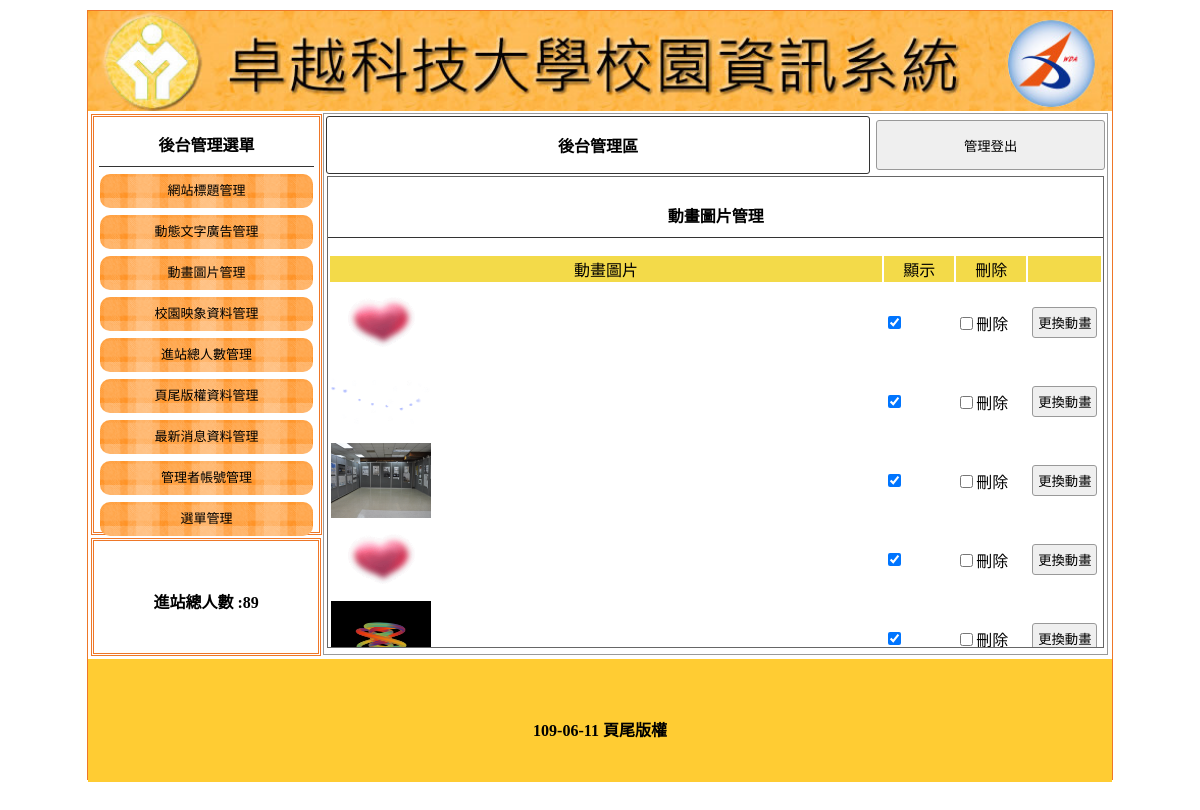
Page /admin.php?do=mvim on the committed database.
### tables this page shows
CREATE TABLE `title` (
  `id` int(10) UNSIGNED NOT NULL,
  `img` text NOT NULL,
  `text` text NOT NULL,
  `sh` int(1) NOT NULL
);

CREATE TABLE `total` (
  `id` int(10) UNSIGNED NOT NULL,
  `total` int(10) UNSIGNED NOT NULL
);

CREATE TABLE `mvim` (
  `id` int(10) UNSIGNED NOT NULL,
  `img` text NOT NULL,
  `text` text NOT NULL,
  `sh` int(1) NOT NULL
);

CREATE TABLE `bottom` (
  `id` int(10) UNSIGNED NOT NULL,
  `bottom` varchar(128) NOT NULL
);

### base.php (called while the page is built, shortened)
<?php
class DB{
    private $dsn="mysql:host=localhost;charset=utf8;dbname=db05";
    private $root="root";
    private $password="";
    private $table;
    private $pdo;
    public function __construct($table){
        $this->table=$table;
        $this->pdo=new PDO($this->dsn,$this->root,$this->password);
    }
    public function all(...$arg){
        $sql="select * from $this->table ";
        return $this->pdo->query($sql)->fetchAll();
    }
public function find($arg){
    $sql="select * from $this->table ";
    if( is_array($arg)){
        foreach($arg as $key => $value){
            $tmp[]=sprintf("`%s`='%s'",$key,$value);
        }
        $sql=$sql. " where ".implode(" && ",$tmp);
    }else{
        $sql=$sql. " where `id`='$arg'";
    }
    return $this->pdo->query($sql)->fetch(PDO::FETCH_ASSOC);
}
}
?>

### backend/mvim.php (the view, shortened to what this page needs)
<div style="width:99%; height:87%; margin:auto; overflow:auto; border:#666 1px solid;">
    <p class="t cent botli">動畫圖片管理</p>
    <form method="post" action="api/edit.php">
        <table width="100%">
            <tbody>
                <tr class="yel">
                    <td width="80%">動畫圖片</td>
                    <td width="10%">顯示</td>
                    <td width="10%">刪除</td>
                    <td></td>
                </tr>
                <?php
                    $table=$do;
                    $db=new DB($table);
                    $rows=$db->all();
                    foreach($rows as $row){
                        $isChk=($row['sh']==1)?'checked':'';
                ?>
                <tr>
                    <td width="45%"><img src='img/<?=$row['img'];?>' style="width:100px;height:75px"></td>
                    <td width="7%">
                        <input type="checkbox" name="sh[]" value="<?=$row['id'];?>" <?=$isChk;?>>
                    </td>
                    <td width="7%">
                        <input type="checkbox" name="del[]" value="<?=$row['id'];?>">刪除
                    </td>
                    <td><input type="button" onclick="op(&#39;#cover&#39;,&#39;#cvr&#39;,&#39;modal/upload_mvim.php?id=<?=$row['id'];?>&table=<?=$table;?>&#39;)" value="更換動畫"></td>
                </tr>
                <?php
                               }
                               ?>
            </tbody>
        </table>
    </form>
</div>

### admin.php (shortened to what this page needs)
<?php include_once "base.php";?>
<!DOCTYPE html
    PUBLIC "-//W3C//DTD XHTML 1.0 Transitional//EN" "http://www.w3.org/TR/xhtml1/DTD/xhtml1-transitional.dtd">
<html xmlns="http://www.w3.org/1999/xhtml">
<head>
    <link href="./css/css.css" rel="stylesheet" type="text/css">
</head>
<body>
    <div id="main">
        <?php
            $title=new DB('title');
            $ti=$title->find(['sh'=>1]);
        ?>
        <a title="<?=$ti['text'];?>" href="index.php">
            <div class="ti" style="background:url(&#39;img/<?=$ti['img'];?>&#39;); background-size:cover;"></div>
        </a>
        <div id="ms">
            <div id="lf" style="float:left;">
                <div id="menuput" class="dbor">
                    <span class="t botli">後台管理選單</span>
                    <a style="color:#000; font-size:13px; text-decoration:none;"
                        href="admin.php?do=title">
                        <div class="mainmu">
                            網站標題管理 </div>
                    </a>
                    <a style="color:#000; font-size:13px; text-decoration:none;" href="?do=ad">
                        <div class="mainmu">
                            動態文字廣告管理 </div>
                    </a>
                    <a style="color:#000; font-size:13px; text-decoration:none;" href="?do=mvim">
                        <div class="mainmu">
                            動畫圖片管理 </div>
                    </a>
                    <a style="color:#000; font-size:13px; text-decoration:none;" href="?do=image">
                        <div class="mainmu">
                            校園映象資料管理 </div>
                    </a>
                    <a style="color:#000; font-size:13px; text-decoration:none;" href="?do=total">
                        <div class="mainmu">
                            進站總人數管理 </div>
                    </a>
                    <a style="color:#000; font-size:13px; text-decoration:none;" href="?do=bottom">
                        <div class="mainmu">
                            頁尾版權資料管理 </div>
                    </a>
                    <a style="color:#000; font-size:13px; text-decoration:none;" href="?do=news">
                        <div class="mainmu">
                            最新消息資料管理 </div>
                    </a>
                    <a style="color:#000; font-size:13px; text-decoration:none;" href="?do=admin">
                        <div class="mainmu">
                            管理者帳號管理 </div>
                    </a>
                    <a style="color:#000; font-size:13px; text-decoration:none;" href="?do=menu">
                        <div class="mainmu">
                            選單管理 </div>
                    </a>
                </div>
                <div class="dbor" style="margin:3px; width:95%; height:20%; line-height:100px;">
                <span class="t">進站總人數 :<?php
                        $total=new DB("total");
                        $tt=$total->find(1);
                        echo $tt['total'];
                    ?></span>
                </div>
            </div>
            <div class="di"
                style="height:540px; border:#999 1px solid; width:76.5%; margin:2px 0px 0px 0px; float:left; position:relative; left:20px;">
                <table width="100%">
                    <tbody>
                        <tr>
                            <td style="width:70%;font-weight:800; border:#333 1px solid; border-radius:3px;"
                                class="cent"><a href="?do=admin" style="color:#000; text-decoration:none;">後台管理區</a>
                            </td>
                            <td><button onclick="document.cookie=&#39;user=&#39;;location.replace(&#39;?&#39;)"
                                    style="width:99%; margin-right:2px; height:50px;">管理登出</button></td>
                        </tr>
                    </tbody>
                </table>
                <?php
                        $do=(!empty($_GET['do']))?$_GET['do']:'title';
                        $file='backend/'.$do.".php";
				        if(file_exists($file)){
                            include $file;
                        }else{
                            include 'backend/title.php';
                        }
				?>
            </div>
        </div>
        <div
            style="width:1024px; left:0px; position:relative; background:#FC3; margin-top:4px; height:123px; display:block;">
            <span class="t" style="line-height:123px;">
            <?php
                $bottom=new DB('bottom');
                $bt=$bottom->find(1);
                echo $bt['bottom'];
            ?></span>
        </div>
    </div>
</body>
</html>

### css/css.css (style rules this page uses)
body { padding:0px; margin:0px; }
#main { width:1024px; height:768px; margin:10px auto 10px auto; border:#EE7728 1px solid; position:relative; }
.ti { width:100%; height:100px; position:relative; background-size:cover; background-repeat:no-repeat; }
.dbor { border:#EE7728 double 3px; margin:1px; padding:2px 10px 2px 10px; }
.t { font-weight:800; display:block; text-align:center; padding:10px 1px 10px 1px; }
.botli { border-bottom:#333 1px solid; }
.mainmu { position:relative; border-radius:10px; background:url(../icon/menu.fw.png) center no-repeat; background-size:cover; line-height:30px; padding:2px 10px 2px 10px; margin:7px 1px 7px 1px; height:30px; text-align: center; }
#lf { height:540px; width:21%; display:inline-block; }
#menuput { width:100%; height:75%; position:relative; padding:5px; display:block; margin: 3px; }
.di { display:inline-block; }
.cent { text-align:center; }
input,button { border:#999 1px solid; border-radius:3px; background:#EFEFEF; padding:5px; margin:3px; }
.yel td { background:#F3DA49; text-align:center; }

### rows in the picture
title: img (picture)
total: total "89"
mvim: img (picture)
mvim: img (picture)
mvim: img (picture)
mvim: img (picture)
mvim: img (picture)
bottom: bottom "109-06-11 頁尾版權"
